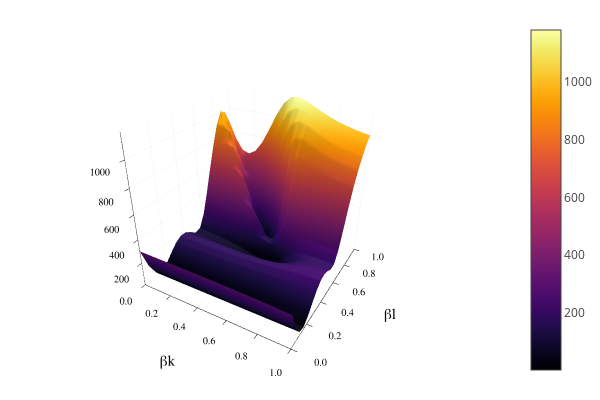

This figure's notebook cell:
### Markdown cell above
Here we plot $Q^{CUE}_n(\beta)$.

### Code cell
Plots.plotly()
surface(b[1],b[2],qc', xlabel="βk", ylabel="βl")

### Figure 1 — Plotly figure (JSON) as saved in the notebook; plotly's stock layout.template omitted (floating-point values rounded to 4 significant figures; data arrays with more than 128 entries replaced by an {"elided": "..."} marker saying what was removed)
{"data": [{"colorbar": {"title": ""}, "colorscale": [[0.0, "rgba(0, 0, 4, 1.000)"], [0.03448, "rgba(4, 3, 20, 1.000)"], [0.06897, "rgba(13, 8, 41, 1.000)"], [0.1034, "rgba(24, 12, 60, 1.000)"], [0.1379, "rgba(38, 12, 81, 1.000)"], [0.1724, "rgba(54, 9, 97, 1.000)"], [0.2069, "rgba(69, 10, 105, 1.000)"], [0.2414, "rgba(84, 15, 109, 1.000)"], [0.2759, "rgba(97, 19, 110, 1.000)"], [0.3103, "rgba(111, 25, 110, 1.000)"], [0.3448, "rgba(125, 30, 109, 1.000)"], [0.3793, "rgba(140, 35, 105, 1.000)"], [0.4138, "rgba(154, 40, 101, 1.000)"], [0.4483, "rgba(166, 45, 96, 1.000)"], [0.4828, "rgba(180, 51, 89, 1.000)"], [0.5172, "rgba(193, 58, 80, 1.000)"], [0.5517, "rgba(206, 67, 71, 1.000)"], [0.5862, "rgba(216, 76, 62, 1.000)"], [0.6207, "rgba(226, 87, 52, 1.000)"], [0.6552, "rgba(235, 100, 41, 1.000)"], [0.6897, "rgba(241, 115, 29, 1.000)"], [0.7241, "rgba(247, 130, 18, 1.000)"], [0.7586, "rgba(250, 144, 8, 1.000)"], [0.7931, "rgba(252, 161, 8, 1.000)"], [0.8276, "rgba(252, 178, 22, 1.000)"], [0.8621, "rgba(250, 196, 42, 1.000)"], [0.8966, "rgba(246, 213, 67, 1.000)"], [0.931, "rgba(243, 229, 93, 1.000)"], [0.9655, "rgba(242, 244, 130, 1.000)"], [1.0, "rgba(252, 255, 164, 1.000)"]], "name": "y1", "opacity": null, "showlegend": false, "showscale": true, "type": "surface", "x": [0.0, 0.05263, 0.1053, 0.1579, 0.2105, 0.2632, 0.3158, 0.3684, 0.4211, 0.4737, 0.5263, 0.5789, 0.6316, 0.6842, 0.7368, 0.7895, 0.8421, 0.8947, 0.9474, 1.0], "xaxis": "x1", "y": [0.0, 0.05263, 0.1053, 0.1579, 0.2105, 0.2632, 0.3158, 0.3684, 0.4211, 0.4737, 0.5263, 0.5789, 0.6316, 0.6842, 0.7368, 0.7895, 0.8421, 0.8947, 0.9474, 1.0], "yaxis": "y1", "z": {"elided": "20x20 float values"}, "zmax": 1179.0, "zmin": 3.063}], "layout": {"annotations": [], "height": 400, "legend": {"bgcolor": "rgba(255, 255, 255, 1.000)", "bordercolor": "rgba(0, 0, 0, 1.000)", "font": {"color": "rgba(0, 0, 0, 1.000)", "family": "sans-serif", "size": 11}, "tracegroupgap": 0, "x": 1.0, "y": 1.0}, "margin": {"b": 20, "l": 0, "r": 0, "t": 20}, "paper_bgcolor": "rgba(255, 255, 255, 1.000)", "plot_bgcolor": "rgba(255, 255, 255, 1.000)", "scene": {"camera": {"eye": {"x": 1.126, "y": -1.95, "z": 1.3}}, "xaxis": {"anchor": "y1", "domain": [0.07647, 0.9934], "gridcolor": "rgba(0, 0, 0, 0.100)", "gridwidth": 0.5, "linecolor": "rgba(0, 0, 0, 1.000)", "mirror": false, "range": [0.0, 1.0], "showgrid": true, "showline": true, "showticklabels": true, "tickangle": 0, "tickcolor": "rgb(0, 0, 0)", "tickfont": {"color": "rgba(0, 0, 0, 1.000)", "family": "sans-serif", "size": 11}, "tickmode": "array", "ticks": "inside", "ticktext": ["0.0", "0.2", "0.4", "0.6", "0.8", "1.0"], "tickvals": [0.0, 0.2, 0.4, 0.6, 0.8, 1.0], "title": "βk", "titlefont": {"color": "rgba(0, 0, 0, 1.000)", "family": "sans-serif", "size": 15}, "type": "-", "visible": true, "zeroline": false, "zerolinecolor": "rgba(0, 0, 0, 1.000)"}, "yaxis": {"anchor": "x1", "domain": [0.07581, 0.9902], "gridcolor": "rgba(0, 0, 0, 0.100)", "gridwidth": 0.5, "linecolor": "rgba(0, 0, 0, 1.000)", "mirror": false, "range": [0.0, 1.0], "showgrid": true, "showline": true, "showticklabels": true, "tickangle": 0, "tickcolor": "rgb(0, 0, 0)", "tickfont": {"color": "rgba(0, 0, 0, 1.000)", "family": "sans-serif", "size": 11}, "tickmode": "array", "ticks": "inside", "ticktext": ["0.0", "0.2", "0.4", "0.6", "0.8", "1.0"], "tickvals": [0.0, 0.2, 0.4, 0.6, 0.8, 1.0], "title": "βl", "titlefont": {"color": "rgba(0, 0, 0, 1.000)", "family": "sans-serif", "size": 15}, "type": "-", "visible": true, "zeroline": false, "zerolinecolor": "rgba(0, 0, 0, 1.000)"}, "zaxis": {"gridcolor": "rgba(0, 0, 0, 0.100)", "gridwidth": 0.5, "linecolor": "rgba(0, 0, 0, 1.000)", "mirror": false, "range": [3.063, 1179.0], "showgrid": true, "showline": true, "showticklabels": true, "tickangle": 0, "tickcolor": "rgb(0, 0, 0)", "tickfont": {"color": "rgba(0, 0, 0, 1.000)", "family": "sans-serif", "size": 11}, "tickmode": "array", "ticks": "inside", "ticktext": ["200", "400", "600", "800", "1000"], "tickvals": [200.0, 400.0, 600.0, 800.0, 1000.0], "title": "", "titlefont": {"color": "rgba(0, 0, 0, 1.000)", "family": "sans-serif", "size": 15}, "type": "-", "visible": true, "zeroline": false, "zerolinecolor": "rgba(0, 0, 0, 1.000)"}}, "showlegend": true, "width": 600}}
